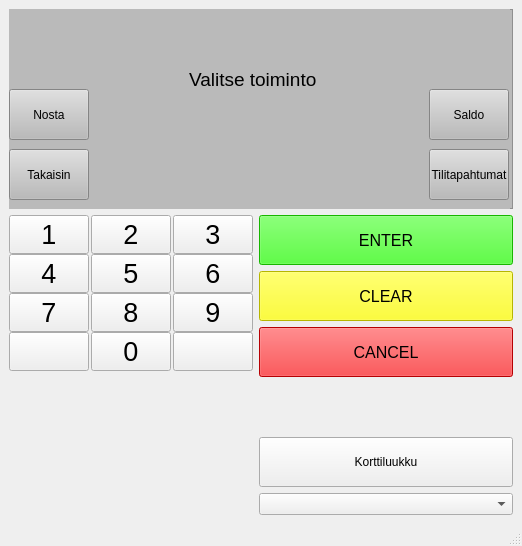
<?xml version="1.0" encoding="UTF-8"?>
<ui version="4.0">
 <class>MainWindow</class>
 <widget class="QMainWindow" name="MainWindow">
  <property name="geometry">
   <rect>
    <x>0</x>
    <y>0</y>
    <width>522</width>
    <height>546</height>
   </rect>
  </property>
  <property name="sizePolicy">
   <sizepolicy hsizetype="Preferred" vsizetype="Preferred">
    <horstretch>0</horstretch>
    <verstretch>0</verstretch>
   </sizepolicy>
  </property>
  <property name="minimumSize">
   <size>
    <width>522</width>
    <height>546</height>
   </size>
  </property>
  <property name="maximumSize">
   <size>
    <width>522</width>
    <height>546</height>
   </size>
  </property>
  <property name="cursor">
   <cursorShape>ArrowCursor</cursorShape>
  </property>
  <property name="windowTitle">
   <string>MainWindow</string>
  </property>
  <property name="tabShape">
   <enum>QTabWidget::Rounded</enum>
  </property>
  <widget class="QWidget" name="centralwidget">
   <layout class="QVBoxLayout" name="verticalLayout">
    <item>
     <layout class="QGridLayout" name="gridLayout_3" rowstretch="0,0" rowminimumheight="200,0">
      <item row="1" column="0">
       <layout class="QGridLayout" name="gridLayout">
        <property name="horizontalSpacing">
         <number>2</number>
        </property>
        <property name="verticalSpacing">
         <number>0</number>
        </property>
        <item row="1" column="3">
         <widget class="QPushButton" name="N3">
          <property name="maximumSize">
           <size>
            <width>80</width>
            <height>50</height>
           </size>
          </property>
          <property name="font">
           <font>
            <pointsize>20</pointsize>
            <kerning>true</kerning>
           </font>
          </property>
          <property name="text">
           <string>3</string>
          </property>
         </widget>
        </item>
        <item row="1" column="1">
         <widget class="QPushButton" name="N2">
          <property name="maximumSize">
           <size>
            <width>80</width>
            <height>50</height>
           </size>
          </property>
          <property name="font">
           <font>
            <pointsize>20</pointsize>
            <kerning>true</kerning>
           </font>
          </property>
          <property name="text">
           <string>2</string>
          </property>
         </widget>
        </item>
        <item row="1" column="0">
         <widget class="QPushButton" name="N1">
          <property name="maximumSize">
           <size>
            <width>80</width>
            <height>50</height>
           </size>
          </property>
          <property name="font">
           <font>
            <pointsize>20</pointsize>
            <kerning>true</kerning>
           </font>
          </property>
          <property name="text">
           <string>1</string>
          </property>
         </widget>
        </item>
        <item row="3" column="3">
         <widget class="QPushButton" name="N6">
          <property name="maximumSize">
           <size>
            <width>80</width>
            <height>50</height>
           </size>
          </property>
          <property name="font">
           <font>
            <pointsize>20</pointsize>
            <kerning>true</kerning>
           </font>
          </property>
          <property name="text">
           <string>6</string>
          </property>
         </widget>
        </item>
        <item row="3" column="0">
         <widget class="QPushButton" name="N4">
          <property name="maximumSize">
           <size>
            <width>80</width>
            <height>50</height>
           </size>
          </property>
          <property name="font">
           <font>
            <pointsize>20</pointsize>
            <kerning>true</kerning>
           </font>
          </property>
          <property name="text">
           <string>4</string>
          </property>
         </widget>
        </item>
        <item row="5" column="3">
         <widget class="QPushButton" name="blank2">
          <property name="maximumSize">
           <size>
            <width>80</width>
            <height>50</height>
           </size>
          </property>
          <property name="font">
           <font>
            <pointsize>20</pointsize>
            <kerning>true</kerning>
           </font>
          </property>
          <property name="text">
           <string/>
          </property>
         </widget>
        </item>
        <item row="5" column="1">
         <widget class="QPushButton" name="N0">
          <property name="maximumSize">
           <size>
            <width>80</width>
            <height>50</height>
           </size>
          </property>
          <property name="font">
           <font>
            <pointsize>20</pointsize>
            <kerning>true</kerning>
           </font>
          </property>
          <property name="text">
           <string>0</string>
          </property>
         </widget>
        </item>
        <item row="4" column="3">
         <widget class="QPushButton" name="N9">
          <property name="maximumSize">
           <size>
            <width>80</width>
            <height>50</height>
           </size>
          </property>
          <property name="font">
           <font>
            <pointsize>20</pointsize>
            <kerning>true</kerning>
           </font>
          </property>
          <property name="text">
           <string>9</string>
          </property>
         </widget>
        </item>
        <item row="4" column="1">
         <widget class="QPushButton" name="N8">
          <property name="maximumSize">
           <size>
            <width>80</width>
            <height>50</height>
           </size>
          </property>
          <property name="font">
           <font>
            <pointsize>20</pointsize>
            <kerning>true</kerning>
           </font>
          </property>
          <property name="text">
           <string>8</string>
          </property>
         </widget>
        </item>
        <item row="5" column="0">
         <widget class="QPushButton" name="blank1">
          <property name="maximumSize">
           <size>
            <width>80</width>
            <height>50</height>
           </size>
          </property>
          <property name="font">
           <font>
            <pointsize>20</pointsize>
            <kerning>true</kerning>
           </font>
          </property>
          <property name="text">
           <string/>
          </property>
         </widget>
        </item>
        <item row="3" column="1">
         <widget class="QPushButton" name="N5">
          <property name="maximumSize">
           <size>
            <width>80</width>
            <height>50</height>
           </size>
          </property>
          <property name="font">
           <font>
            <pointsize>20</pointsize>
            <kerning>true</kerning>
           </font>
          </property>
          <property name="text">
           <string>5</string>
          </property>
         </widget>
        </item>
        <item row="4" column="0">
         <widget class="QPushButton" name="N7">
          <property name="maximumSize">
           <size>
            <width>80</width>
            <height>50</height>
           </size>
          </property>
          <property name="font">
           <font>
            <pointsize>20</pointsize>
            <kerning>true</kerning>
           </font>
          </property>
          <property name="text">
           <string>7</string>
          </property>
         </widget>
        </item>
        <item row="6" column="0">
         <spacer name="verticalSpacer_3">
          <property name="orientation">
           <enum>Qt::Vertical</enum>
          </property>
          <property name="sizeHint" stdset="0">
           <size>
            <width>20</width>
            <height>40</height>
           </size>
          </property>
         </spacer>
        </item>
       </layout>
      </item>
      <item row="0" column="0" colspan="3">
       <layout class="QGridLayout" name="gridLayout_2">
        <item row="0" column="0">
         <widget class="QFrame" name="display">
          <property name="styleSheet">
           <string notr="true">background-color: rgb(186, 186, 186);</string>
          </property>
          <property name="frameShape">
           <enum>QFrame::StyledPanel</enum>
          </property>
          <property name="frameShadow">
           <enum>QFrame::Raised</enum>
          </property>
          <widget class="QStackedWidget" name="stackedWidget">
           <property name="geometry">
            <rect>
             <x>0</x>
             <y>0</y>
             <width>501</width>
             <height>201</height>
            </rect>
           </property>
           <property name="currentIndex">
            <number>2</number>
           </property>
           <widget class="QWidget" name="page">
            <widget class="QLabel" name="insertCardLabel">
             <property name="geometry">
              <rect>
               <x>0</x>
               <y>0</y>
               <width>501</width>
               <height>201</height>
              </rect>
             </property>
             <property name="font">
              <font>
               <pointsize>21</pointsize>
              </font>
             </property>
             <property name="text">
              <string>INSERT CARD</string>
             </property>
             <property name="alignment">
              <set>Qt::AlignCenter</set>
             </property>
            </widget>
           </widget>
           <widget class="QWidget" name="page_2">
            <widget class="QLabel" name="pinCodeLabel">
             <property name="geometry">
              <rect>
               <x>160</x>
               <y>60</y>
               <width>181</width>
               <height>29</height>
              </rect>
             </property>
             <property name="styleSheet">
              <string notr="true">color: rgb(0, 0, 0);
font: 16pt &quot;Segoe UI&quot;;</string>
             </property>
             <property name="text">
              <string>Enter pincode</string>
             </property>
             <property name="alignment">
              <set>Qt::AlignCenter</set>
             </property>
            </widget>
            <widget class="QLineEdit" name="pinCodeLineEdit">
             <property name="geometry">
              <rect>
               <x>170</x>
               <y>90</y>
               <width>161</width>
               <height>44</height>
              </rect>
             </property>
             <property name="font">
              <font>
               <pointsize>20</pointsize>
              </font>
             </property>
             <property name="styleSheet">
              <string notr="true">border-color: rgb(255,255,255);
border-width: 2px;
border-style: solid;
border-radius: 9px;
padding: 2px;</string>
             </property>
             <property name="alignment">
              <set>Qt::AlignCenter</set>
             </property>
            </widget>
            <widget class="QLabel" name="infoLabel">
             <property name="geometry">
              <rect>
               <x>0</x>
               <y>150</y>
               <width>501</width>
               <height>31</height>
              </rect>
             </property>
             <property name="font">
              <font>
               <pointsize>12</pointsize>
              </font>
             </property>
             <property name="text">
              <string/>
             </property>
             <property name="alignment">
              <set>Qt::AlignCenter</set>
             </property>
            </widget>
           </widget>
           <widget class="QWidget" name="page_3">
            <widget class="QPushButton" name="pushButton_2">
             <property name="geometry">
              <rect>
               <x>420</x>
               <y>80</y>
               <width>80</width>
               <height>51</height>
              </rect>
             </property>
             <property name="styleSheet">
              <string notr="true">color: rgb(0, 0, 0);</string>
             </property>
             <property name="text">
              <string>Saldo</string>
             </property>
            </widget>
            <widget class="QPushButton" name="pushButton_3">
             <property name="enabled">
              <bool>true</bool>
             </property>
             <property name="geometry">
              <rect>
               <x>0</x>
               <y>140</y>
               <width>80</width>
               <height>51</height>
              </rect>
             </property>
             <property name="styleSheet">
              <string notr="true">color: rgb(0, 0, 0);</string>
             </property>
             <property name="text">
              <string>Takaisin</string>
             </property>
            </widget>
            <widget class="QPushButton" name="withdrawButton">
             <property name="geometry">
              <rect>
               <x>0</x>
               <y>80</y>
               <width>80</width>
               <height>51</height>
              </rect>
             </property>
             <property name="styleSheet">
              <string notr="true">color: rgb(0, 0, 0);</string>
             </property>
             <property name="text">
              <string>Nosta</string>
             </property>
            </widget>
            <widget class="QPushButton" name="pushButton_5">
             <property name="geometry">
              <rect>
               <x>420</x>
               <y>140</y>
               <width>80</width>
               <height>51</height>
              </rect>
             </property>
             <property name="styleSheet">
              <string notr="true">color: black</string>
             </property>
             <property name="text">
              <string>Tilitapahtumat</string>
             </property>
            </widget>
            <widget class="QLabel" name="label">
             <property name="geometry">
              <rect>
               <x>180</x>
               <y>50</y>
               <width>131</width>
               <height>41</height>
              </rect>
             </property>
             <property name="font">
              <font>
               <pointsize>14</pointsize>
              </font>
             </property>
             <property name="styleSheet">
              <string notr="true">color:rgb(0, 0, 0)
</string>
             </property>
             <property name="text">
              <string>Valitse toiminto</string>
             </property>
            </widget>
           </widget>
           <widget class="QWidget" name="page_4">
            <widget class="QLabel" name="label_2">
             <property name="geometry">
              <rect>
               <x>0</x>
               <y>70</y>
               <width>501</width>
               <height>41</height>
              </rect>
             </property>
             <property name="font">
              <font>
               <pointsize>14</pointsize>
              </font>
             </property>
             <property name="styleSheet">
              <string notr="true">color:rgb(0, 0, 0)
</string>
             </property>
             <property name="text">
              <string>Poista kortti</string>
             </property>
             <property name="alignment">
              <set>Qt::AlignCenter</set>
             </property>
            </widget>
            <widget class="QLabel" name="labelPoistaKorttiInfo">
             <property name="geometry">
              <rect>
               <x>0</x>
               <y>29</y>
               <width>501</width>
               <height>31</height>
              </rect>
             </property>
             <property name="font">
              <font>
               <pointsize>12</pointsize>
              </font>
             </property>
             <property name="text">
              <string>TextLabel</string>
             </property>
             <property name="alignment">
              <set>Qt::AlignCenter</set>
             </property>
            </widget>
           </widget>
           <widget class="QWidget" name="page_5">
            <widget class="QPushButton" name="debitButton">
             <property name="geometry">
              <rect>
               <x>30</x>
               <y>120</y>
               <width>101</width>
               <height>51</height>
              </rect>
             </property>
             <property name="styleSheet">
              <string notr="true">color:rgb(0, 0, 0);
font: 10pt &quot;Segoe UI&quot;;</string>
             </property>
             <property name="text">
              <string>Debit</string>
             </property>
            </widget>
            <widget class="QPushButton" name="creditButton">
             <property name="geometry">
              <rect>
               <x>200</x>
               <y>120</y>
               <width>101</width>
               <height>51</height>
              </rect>
             </property>
             <property name="styleSheet">
              <string notr="true">color:rgb(0, 0, 0);
font: 10pt &quot;Segoe UI&quot;;</string>
             </property>
             <property name="text">
              <string>Credit</string>
             </property>
            </widget>
            <widget class="QPushButton" name="sharedAccountButton">
             <property name="geometry">
              <rect>
               <x>370</x>
               <y>120</y>
               <width>101</width>
               <height>51</height>
              </rect>
             </property>
             <property name="styleSheet">
              <string notr="true">color:rgb(0, 0, 0);
font: 10pt &quot;Segoe UI&quot;;</string>
             </property>
             <property name="text">
              <string>Shared account</string>
             </property>
            </widget>
            <widget class="QLabel" name="label_3">
             <property name="geometry">
              <rect>
               <x>180</x>
               <y>40</y>
               <width>151</width>
               <height>41</height>
              </rect>
             </property>
             <property name="styleSheet">
              <string notr="true">color:rgb(0, 0, 0);
font: 12pt &quot;Segoe UI&quot;;</string>
             </property>
             <property name="text">
              <string>Choose Account</string>
             </property>
             <property name="alignment">
              <set>Qt::AlignCenter</set>
             </property>
            </widget>
           </widget>
           <widget class="QWidget" name="page_6">
            <widget class="QPushButton" name="sharedBackButton">
             <property name="geometry">
              <rect>
               <x>0</x>
               <y>150</y>
               <width>111</width>
               <height>41</height>
              </rect>
             </property>
             <property name="styleSheet">
              <string notr="true">color:rgb(0, 0, 0);
font: 10pt &quot;Segoe UI&quot;;</string>
             </property>
             <property name="text">
              <string>Back</string>
             </property>
            </widget>
            <widget class="QListWidget" name="listSharedAccountWidget">
             <property name="geometry">
              <rect>
               <x>120</x>
               <y>0</y>
               <width>261</width>
               <height>201</height>
              </rect>
             </property>
             <item>
              <property name="text">
               <string>1 , Kalle Perkele, credit</string>
              </property>
             </item>
             <item>
              <property name="text">
               <string>1 , Kalle Perkele, credit</string>
              </property>
             </item>
             <item>
              <property name="text">
               <string>1 , Kalle Perkele, credit</string>
              </property>
             </item>
             <item>
              <property name="text">
               <string>1 , Kalle Perkele, credit</string>
              </property>
             </item>
            </widget>
           </widget>
          </widget>
         </widget>
        </item>
       </layout>
      </item>
      <item row="1" column="1" colspan="2">
       <layout class="QVBoxLayout" name="verticalLayout_5">
        <item>
         <widget class="QPushButton" name="okButton">
          <property name="minimumSize">
           <size>
            <width>0</width>
            <height>50</height>
           </size>
          </property>
          <property name="font">
           <font>
            <family>Segoe UI</family>
            <pointsize>12</pointsize>
            <italic>false</italic>
            <bold>false</bold>
            <kerning>true</kerning>
           </font>
          </property>
          <property name="styleSheet">
           <string notr="true">background-color: rgb(34, 255, 0);
font: 12pt &quot;Segoe UI&quot;;</string>
          </property>
          <property name="text">
           <string>ENTER</string>
          </property>
         </widget>
        </item>
        <item>
         <widget class="QPushButton" name="clearButton">
          <property name="minimumSize">
           <size>
            <width>0</width>
            <height>50</height>
           </size>
          </property>
          <property name="font">
           <font>
            <family>Segoe UI</family>
            <pointsize>12</pointsize>
            <italic>false</italic>
            <bold>false</bold>
            <kerning>true</kerning>
           </font>
          </property>
          <property name="styleSheet">
           <string notr="true">background-color: rgb(255, 255, 0);
font: 12pt &quot;Segoe UI&quot;;</string>
          </property>
          <property name="text">
           <string>CLEAR</string>
          </property>
         </widget>
        </item>
        <item>
         <widget class="QPushButton" name="cancelButton">
          <property name="minimumSize">
           <size>
            <width>0</width>
            <height>50</height>
           </size>
          </property>
          <property name="font">
           <font>
            <family>Segoe UI</family>
            <pointsize>12</pointsize>
            <italic>false</italic>
            <bold>false</bold>
            <kerning>true</kerning>
           </font>
          </property>
          <property name="styleSheet">
           <string notr="true">background-color: rgb(255, 0, 4);
font: 12pt &quot;Segoe UI&quot;;</string>
          </property>
          <property name="text">
           <string>CANCEL</string>
          </property>
          <property name="checkable">
           <bool>false</bool>
          </property>
         </widget>
        </item>
        <item>
         <spacer name="verticalSpacer">
          <property name="orientation">
           <enum>Qt::Vertical</enum>
          </property>
          <property name="sizeHint" stdset="0">
           <size>
            <width>20</width>
            <height>40</height>
           </size>
          </property>
         </spacer>
        </item>
        <item>
         <widget class="QPushButton" name="insertCardButton">
          <property name="minimumSize">
           <size>
            <width>240</width>
            <height>50</height>
           </size>
          </property>
          <property name="text">
           <string>Korttiluukku</string>
          </property>
         </widget>
        </item>
        <item>
         <widget class="QComboBox" name="comboBox"/>
        </item>
       </layout>
      </item>
     </layout>
    </item>
   </layout>
  </widget>
  <widget class="QStatusBar" name="statusbar"/>
 </widget>
 <resources/>
 <connections/>
</ui>
